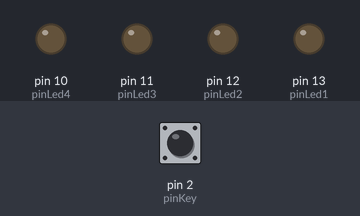
A sketch run on a simulated Arduino Uno, built with avr-gcc and run on an emulated ATmega328P. On the bench: output pins drawn as LEDs (lit = HIGH). The inputs (shaded band) are chosen by the test bench; at power-on: pin 2 (pinKey) HIGH. What the sketch prints to the serial monitor is not drawn.

Above: at 1.2 s.
1.3 s: pin 2 (pinKey) pulled LOW for 0.15 s
Timing chart, 0 to 4.3 s (numbered marks = the images above; inputs shaded):
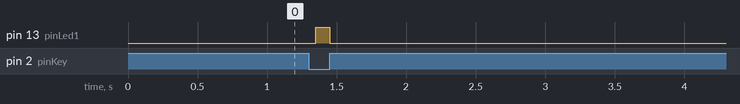

The sketch:

button-lesson7-count.ino
```cpp
/* Serial print button press count */
const int pinKey = 2;
const int pinLed1 = 13;
const int pinLed2 = 12;
const int pinLed3 = 11;
const int pinLed4 = 10;
int pressCount = 0;
int lastButtonState;

void setup() {
  pinMode(pinKey, INPUT);
  pinMode(pinLed1, OUTPUT);
  pinMode(pinLed2, OUTPUT);
  pinMode(pinLed3, OUTPUT);
  pinMode(pinLed4, OUTPUT);
  Serial.begin(9600);
  Serial.println("Button Press Counter");
}

void loop() {
  delay(100);
  int currentButtonState = digitalRead(pinKey);

  if (currentButtonState == LOW && lastButtonState == HIGH) {
    delay(50);
    if (digitalRead(pinKey) == LOW) {
      pressCount++;
      Serial.print("Press count: ");
      Serial.println(pressCount);

      // led
      digitalWrite(pinLed1, 1);
      delay(100);
      digitalWrite(pinLed1, 0);
    }
  }

  lastButtonState = currentButtonState;
}
```

Measured:
- after the input at 1.3 s, pin 13 (pinLed1): LOW → HIGH after 0.05 s, → LOW 0.10 s later
